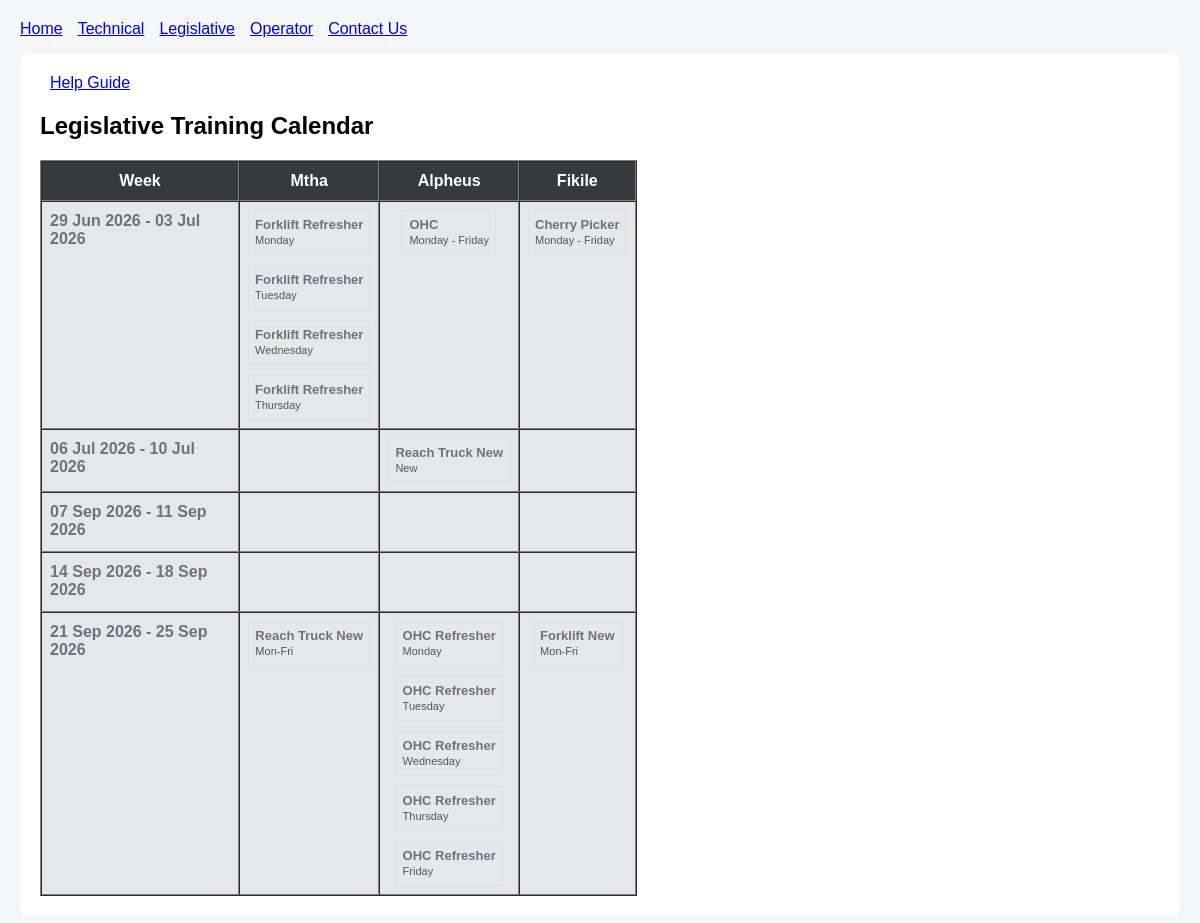
The app's page /legislative/ with its own data.
### system/models.py (models this page shows, shortened)
class Instructor(models.Model):
    name = models.CharField(max_length=100, unique=True)
    category = models.CharField(max_length=50, choices=[("technical", "Technical"), ("legislative", "Legislative")], default="technical")

class TrainingWeek(models.Model):
    week_range = models.CharField(max_length=100, unique=True, blank=True)
    start_date = models.DateField(null=True, blank=True)
    end_date = models.DateField(null=True, blank=True)
    class Meta:
        ordering = ['start_date']
    @property
    def display_name(self):
        if self.start_date and self.end_date:
            if self.start_date == self.end_date:
                return self.start_date.strftime('%d %b %Y')
            return f"{self.start_date.strftime('%d %b %Y')} - {self.end_date.strftime('%d %b %Y')}"
        return self.week_range or ""
    @property
    def is_booking_closed(self):
        today = date.today()
        if self.end_date and self.end_date < today:
            return True
        if not self.start_date:
            return False
        return today >= self.start_date - timedelta(days=7)

class LegislativeScheduleSlot(models.Model):
    week = models.ForeignKey(TrainingWeek, models.CASCADE, related_name="legislative_slots")
    instructor = models.ForeignKey(Instructor, on_delete=models.CASCADE, related_name="legislative_slots")
    training_title = models.CharField(max_length=200, help_text="e.g., ADT E# PIN 3 (5 Days)")
    venue_info = models.CharField(max_length=100, help_text="e.g., JetPark")
    capacity = models.PositiveIntegerField(default=12, help_text="Total seats available")
    class Meta:
        verbose_name = "Legislative Schedule Slot"
        verbose_name_plural = "Legislative Schedule Slots"

### system/views.py (the view)
# urls.py: path('legislative/', views.legislative_page, name='legislative'),
def legislative_page(request):
    instructors = Instructor.objects.filter(category="legislative")
    weeks = TrainingWeek.objects.all().order_by("start_date")
    slots = LegislativeScheduleSlot.objects.select_related("week", "instructor").all()
    grid_lookup = {}
    for slot in slots:
        week_id = slot.week_id
        instructor_id = slot.instructor_id
        key = f"{week_id}_{instructor_id}"
        if key not in grid_lookup:
            grid_lookup[key] = []
        if len(grid_lookup[key]) < 5:  # Limit to 5 slots per cell
            grid_lookup[key].append(slot)
    calendar_rows = []
    for week in weeks:
        row_cells = []
        for instructor in instructors:
            lookup_key = f"{week.id}_{instructor.id}"
            slots_list = grid_lookup.get(lookup_key, [])
            row_cells.append({"instructor": instructor, "slots": slots_list})
        calendar_rows.append({"week": week, "cells": row_cells, "booking_closed": week.is_booking_closed})
    context = {
        "legislative_instructors": instructors,
        "legislative_calendar_rows": calendar_rows,
    }
    return render(request, "legislative.html", context)

### system/templates/legislative.html (shortened to what this page needs)
{% load static %}
<!DOCTYPE html>
<html lang="en">
<head>
</head>
<body>
<nav>
    <ul>
        <li><a href="{% url 'home' %}">Home</a></li>
        <li><a href="{% url 'technical' %}">Technical</a></li>
        <li><a href="{% url 'legislative' %}">Legislative</a></li>
        <li><a href="{% url 'operator' %}">Operator</a></li>
        <li><a href="{% url 'contact' %}">Contact Us</a></li>
    </ul>
</nav>
<div class="container">
    <div>
        <a href="{% static 'pdf/help_guide_legislative.pdf' %}" target="_blank" class="btn btn-info" style="margin-left: 10px;">Help Guide</a>
    </div>
    <h2>Legislative Training Calendar</h2>
    <div class="table-responsive">
        <table class="calendar-table" border="1" cellpadding="8" cellspacing="0">
            <thead>
                <tr>
                    <th>Week
                    </th>
                    {% for instructor in legislative_instructors %}
                        <th>{{ instructor.name }}
                        </th>
                    {% endfor %}
                </tr>
            </thead>
            <tbody>
                {% for row in legislative_calendar_rows %}
                    <tr class="{% if row.booking_closed and not user.is_staff %}booking-closed{% endif %}">
                        <td class="week-col {% if row.booking_closed and not user.is_staff %}booking-closed{% endif %}">
                            {% if user.is_staff %}
                                <a href="{% url 'edit_week_legislative' row.week.id %}" class="week-label-link">{{ row.week.display_name }}</a>
                            {% else %}
                                <span>{{ row.week.display_name }}</span>
                            {% endif %}
                        </td>
                        {% for item in row.cells %}
                            <td style= "vertical-align: top;">
                                <div style="display: flex; flex-direction: column; gap: 10px; align-items: center;">
                                    {% for slot in item.slots %}
                                        <div class="cell-slot {% if user.is_staff %}with-edit{% endif %}{% if row.booking_closed and not user.is_staff %} compact-slot{% endif %}">
                                            <span class="slot-title">{{ slot.training_title }}</span>
                                            {% if slot.venue_info %}
                                                <span class="sub-text">{{ slot.venue_info }}</span>
                                            {% endif %}
                                        </div>
                                    {% endfor %}
                                </div>
                            </td>
                        {% endfor %}
                    </tr>
                {% endfor %}
            </tbody>
        </table>
    </div>
</div>
</body>
</html>

### system/templates/legislative.html (style rules this page uses)
body { font-family: Arial, sans-serif; margin: 20px; background: #f4f6f8; }
nav ul { list-style: none; padding: 0; display: flex; gap: 15px; }
.container { background: white; padding: 20px; border-radius: 8px; }
.calendar-table th { background: #343a40; color: white; text-align: center; padding: 10px; }
.week-col { background: #f8f9fa; font-weight: bold; width: 180px; padding: 10px 8px 12px; vertical-align: top; min-height: 120px; height: 100%; }
.week-col.booking-closed, tr.booking-closed td { background: #e5e7eb; color: #6b7280; }
.cell-slot { min-height: 110px; padding: 10px; vertical-align: top; border: 1px solid #dee2e6; position: relative; }
.cell-slot.compact-slot { min-height: 0; padding: 6px; }
.cell-slot.compact-slot .slot-title { margin-bottom: 2px; font-size: 13px; }
.cell-slot.compact-slot .sub-text { margin-bottom: 2px; font-size: 11px; }
.slot-title { font-weight: bold; display: block; margin-bottom: 5px; }
.sub-text { display: block; font-size: 12px; color: #555; margin-bottom: 6px; }

### records on screen
Instructor: name "Mtha"
Instructor: name "Alpheus"
Instructor: name "Fikile"
TrainingWeek: week.display_name "29 Jun 2026 - 03 Jul 2026"
LegislativeScheduleSlot: training_title "Forklift Refresher", venue_info "Monday"
LegislativeScheduleSlot: training_title "Forklift Refresher", venue_info "Tuesday"
LegislativeScheduleSlot: training_title "Forklift Refresher", venue_info "Wednesday"
LegislativeScheduleSlot: training_title "Forklift Refresher", venue_info "Thursday"
LegislativeScheduleSlot: training_title "OHC", venue_info "Monday - Friday"
LegislativeScheduleSlot: training_title "Cherry Picker", venue_info "Monday - Friday"
TrainingWeek: week.display_name "06 Jul 2026 - 10 Jul 2026"
LegislativeScheduleSlot: training_title "Reach Truck New", venue_info "New"
TrainingWeek: week.display_name "07 Sep 2026 - 11 Sep 2026"
TrainingWeek: week.display_name "14 Sep 2026 - 18 Sep 2026"
TrainingWeek: week.display_name "21 Sep 2026 - 25 Sep 2026"
LegislativeScheduleSlot: training_title "Reach Truck New", venue_info "Mon-Fri"
LegislativeScheduleSlot: training_title "OHC Refresher", venue_info "Monday"
LegislativeScheduleSlot: training_title "OHC Refresher", venue_info "Tuesday"
LegislativeScheduleSlot: training_title "OHC Refresher", venue_info "Wednesday"
LegislativeScheduleSlot: training_title "OHC Refresher", venue_info "Thursday"
LegislativeScheduleSlot: training_title "OHC Refresher", venue_info "Friday"
LegislativeScheduleSlot: training_title "Forklift New", venue_info "Mon-Fri"
